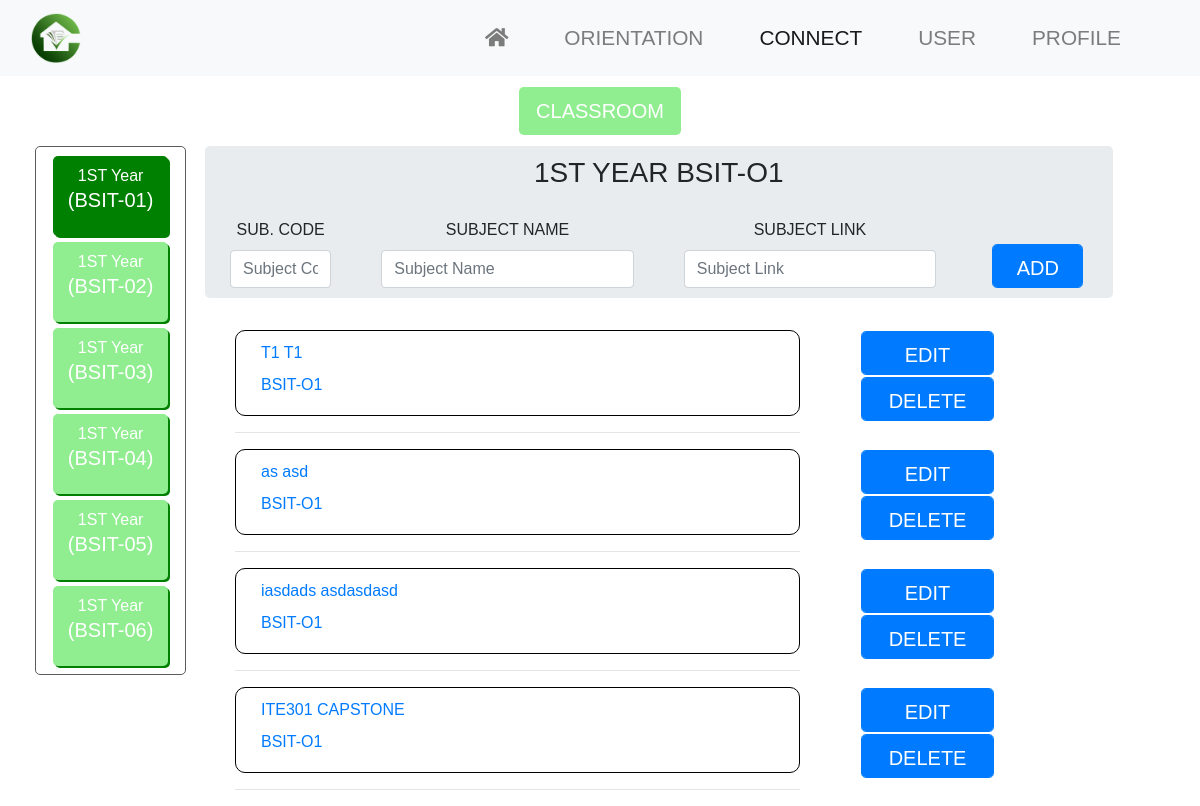
The page /Teacher/TCconnect_1st_01_class.php on the database its author committed.
### tables this page shows
CREATE TABLE `tbl_connect_1st_01_class` (
  `class_id` int(11) NOT NULL,
  `sub_code` varchar(100) NOT NULL,
  `sub_name` varchar(100) NOT NULL,
  `sub_link` varchar(300) NOT NULL,
  `u_year` varchar(100) NOT NULL,
  `u_section` varchar(100) NOT NULL
);

### firstyear-class-process.php (called while the page is built, shortened)
<?php
$connect = mysqli_connect("localhost","root","","capstone_db");
$all = mysqli_query($connect, "SELECT * FROM tbl_connect_1st_01_class");
?>

### Teacher/TCconnect_1st_01_class.php (the view, shortened to what this page needs)
<?php include 'firstyear-class-process.php'?>
<!DOCTYPE html>
<html>
<head>
	<link rel="stylesheet" type="text/css" href="bootstrap/css/bootstrap.min.css">
	<link rel="stylesheet" type="text/css" href="fontawesome/css/all.css">
	<link rel="stylesheet" type="text/css" href="font.css">
	<link rel="stylesheet" type="text/css" href="styleCON.css">
</head>
<body>
<nav class="navbar navbar-expand-md navbar-light bg-light sticky-top">
	<div class="container-fluid">
		<a class="navbar-brand" href="#"><img src="img/LOGO.png"></a>
		<div class="collapse navbar-collapse" id="navbarResponsive">
			<ul class="navbar-nav ml-auto">
				<li class="nav-item" >
					<a class="nav-link" href="home.php"><i class="fas fa-home"></i></a>
				</li>
				<li class="nav-item" >
					<a class="nav-link" href="#">ORIENTATION</a>
				</li>
				<li class="nav-item active">
					<a class="nav-link" href="connect.php">CONNECT</a>
				</li>
				<li class="nav-item">
					<a class="nav-link" href="user.php">USER</a>
				</li>
				<li class="nav-item">
					<a class="nav-link" href="profile.php">PROFILE</a>
				</li>
			</ul>
		</div>
	</div>
</nav>
<div class="container-fluid">
	<div class="row no-gutters">
		<div class="col-12 padding">
			<div class="row text-center">
				<div class="col-xs-6 col-sm-12 col-md-12 col-lg-12 col-xl-12">
					<button type="button" class="btn btn-lg" style="background: lightgreen; color: #fff;">CLASSROOM</button>
				</div>
			</div>
		</div>
	<div class="col-sm-12 col-md-5 col-lg-3 col-xl-2 sidebar">
		<div class="col-12 sidebar-content text-center">
			<div class="col-11 year-form">
				<div class="col-12 section">
						<div class="section-content">
							<a href="connect_1st_01_class.php"><button style="background: green;margin-top: 7px;"><label>1ST Year <h5>(BSIT-01)</h5></label></button></a>
						</div>
						<div class="section-content">
							<a href="connect_1st_02_class.php"><button><label>1ST Year <h5>(BSIT-02)</h5></label></button></a>
						</div>
						<div class="section-content">
							<a href="connect_1st_03_class.php"><button><label>1ST Year <h5>(BSIT-03)</h5></label></button></a>
						</div>
						<div class="section-content">
							<a href="connect_1st_04_class.php"><button><label>1ST Year <h5>(BSIT-04)</h5></label></button></a>
						</div>
						<div class="section-content">
							<a href="connect_1st_05_class.php"><button><label>1ST Year <h5>(BSIT-05)</h5></label></button></a>
						</div>
						<div class="section-content">
							<a href="connect_1st_06_class.php"><button><label>1ST Year <h5>(BSIT-06)</h5></label></button></a>
						</div>
				</div>
			</div>
		</div>
	</div>
			<div class="col-sm-12 col-md-6 col-lg-8	col-xl-9 rightside">
				<form method="post" action="connect_1st_01_class.php">
				<div class="row rightside-input text-center jumbotron padding">
					<div class="col-12 padding">
							<h3>1ST YEAR BSIT-O1</h3>
					</div>
					<div class="col-sm-12 col-md-6 col-lg-2 col-xl-2 subcode padding">
						<div class="col-12">
						<label>SUB. CODE</label>
						<input class="form-control" type="text" name="sub_code" placeholder="Subject Code" autocomplete="off" required="">
						</div>
					</div>
					<div class="col-sm-12 col-md-6 col-lg-4 col-xl-4 sub padding">
						<div class="col-12">
						<label>SUBJECT NAME</label>
						<input class="form-control" type="text" name="sub_name" placeholder="Subject Name" autocomplete="off" required="">
						</div>
					</div>
					<div class="col-sm-12 col-md-6 col-lg-3 col-xl-4 sublink padding">
						<div class="col-12">
						<label>SUBJECT LINK</label>
						<input class="form-control" type="text" name="sub_link" placeholder="Subject Link" autocomplete="off" required="">
						</div>
					</div>
					<div class="col-sm-12 col-md-6 col-lg-3 col-xl-2 add">
						<div class="col-12">
						<button type="submit" name="addsub" class="btn btn-primary btn-lg form-control">ADD</button>
						</div>
					</div>
					</form>
				</div>
			<?php while ($row = mysqli_fetch_array($all)) { ?>
				<div class="row rightside-content">
					<div class="col-xs-12 col-sm-12 col-md-6 col-lg-8 col-xl-8 rightcon">
					<a target='_blank' href="<?php echo $row['sub_link'] ?>">
						<div class="col-12 sub-content padding">
							<div class="col-12">
								<label><?php echo $row['sub_code'] ?> <?php echo $row['sub_name'] ?></label>
							</div>
							<div class="col-9">
								<label><?php echo $row['u_section'] ?></label>
							</div>
						</div>
					</a>
						<hr>
					</div>
					<div class="col-xs-12 col-sm-12 col-md-6 col-lg-4 col-xl-3">
						<div class="col-12 admin-button">
							<div class="col-12">
								<a type="button" class="btn btn-primary btn-lg form-control" data-toggle="modal" data-target="#editmodaladmin<?php echo $row['class_id']?>">EDIT</a>
							</div>
							<div class="col-12">
								<a type="button" class="btn btn-primary btn-lg form-control" name="del_sub" href="firstyear-class-process.php?del_sub=<?php echo $row['class_id']; ?>">DELETE</a>
							</div>
						</div>
					</div>
				</div>
			<?php } ?>
			</div>
	</div>
</body>
</html>

### styleCON.css (style rules this page uses)
html, body { height: 100%; width: 100%; font-family: 'Oswald', sans-serif; background-color: #fff; }
.navbar-brand img { height: 50px; width: auto; }
.navbar-nav li { padding-right: 40px; }
.nav-link { font-size: 1.3em !important; }
.sidebar, .rightside { height: 50%; width: 100%; }
@media screen and (min-width: 768px) { .sidebar, .rightside { height: 100%; } }
.padding { padding: 10px; }
.year-form { background: #fff; padding: 2px; border-radius: 5px; border: 1px solid #5c5c5c; }
.section button { background: lightgreen; border-radius: 5px; padding: 8px; color: #fff; width: 100%; border-style: none; box-shadow: 2px 2px green; margin-bottom: 6px; }
.rightside-content { padding-left: 15px; }
.add { padding-top: 35px; }
.rightside .jumbotron { padding: 0; }
.sidebar { margin:0 5px; }
.sub-content { border: 1px solid black; border-radius: 10px; }
.btn { margin: 1px; }

### rows shown on the page
tbl_connect_1st_01_class: sub_code "T1", sub_name "T1", u_section "BSIT-O1"
tbl_connect_1st_01_class: sub_code "as", sub_name "asd", u_section "BSIT-O1"
tbl_connect_1st_01_class: sub_code "iasdads", sub_name "asdasdasd", u_section "BSIT-O1"
tbl_connect_1st_01_class: sub_code "ITE301", sub_name "CAPSTONE", u_section "BSIT-O1"
